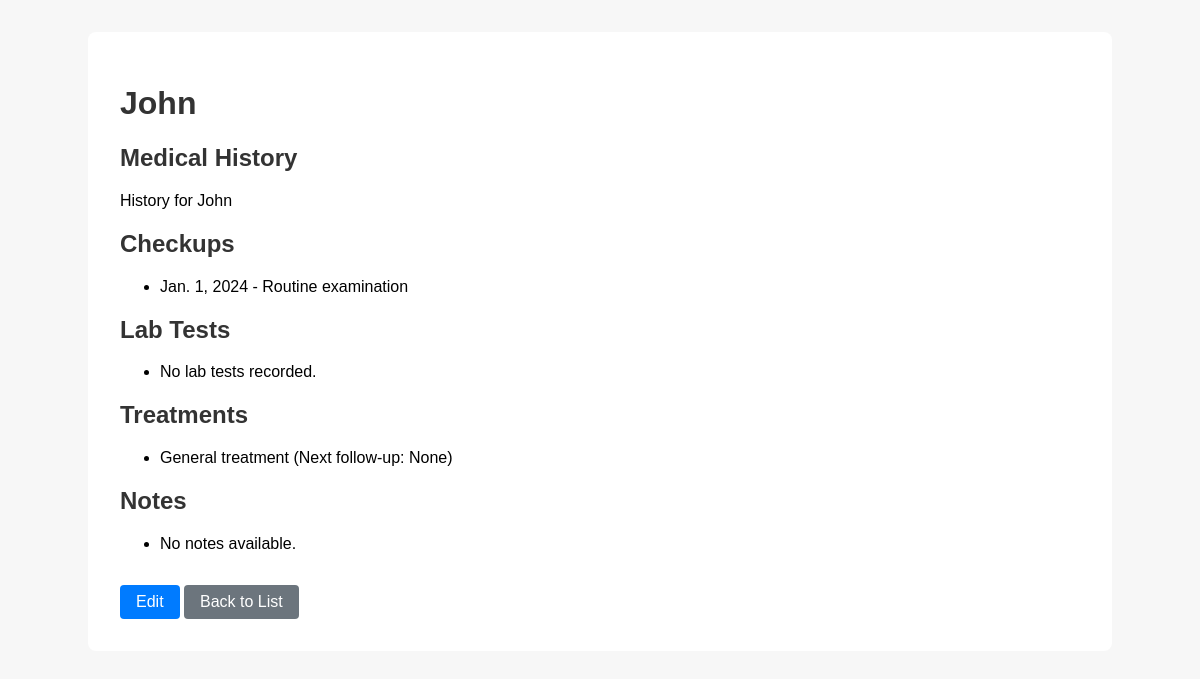
The app's page /patient-app/patients/28/ with its own data.
### patients/models.py (models this page shows, shortened)
class Patient(models.Model):
    patient_name = models.CharField(max_length=200)
    guardian_name = models.CharField(max_length=200)
    age = models.PositiveIntegerField()
    gender = models.CharField(
        max_length=10,
        choices=[("Male", "Male"), ("Female", "Female"), ("Other", "Other")],
    )
    blood_group = models.CharField(
        max_length=10,
        choices=[("AB+", "AB+"), ("A-", "A-"), ("A+", "A+"), ("AB-", "AB-"), ("B-", "B-"), ("B+", "B+"), ("O+","O+"), ("O-","O-")],
    )
    date_of_birth = models.DateField()
    phone_number = PhoneNumberField(unique=True)
    email_address = models.EmailField(max_length=254, unique=True, blank=True, null=True)
    address = models.TextField(blank=True, null=True)

class MedicalHistory(models.Model):
    patient = models.ForeignKey(Patient, on_delete=models.CASCADE, related_name="medical_history")
    past_conditions = models.TextField(blank=True, null=True)
    family_history = models.TextField(blank=True, null=True)
    previous_surgeries = models.TextField(blank=True, null=True)
    allergies = models.TextField(blank=True, null=True)
    def __str__(self):
        return f"History for {self.patient.patient_name}"

class CheckUp(models.Model):
    patient = models.ForeignKey(Patient, on_delete=models.CASCADE, related_name="checkups")
    symptoms = models.TextField(blank=True, null=True)
    current_diagnosis = models.TextField(blank=True, null=True)
    date_of_checkup = models.DateField(blank=True, null=True)
    blood_pressure = models.CharField(max_length=50, blank=True, null=True)
    heart_rate = models.CharField(max_length=50, blank=True, null=True)
    temperature = models.CharField(max_length=50, blank=True, null=True)
    weight = models.CharField(max_length=50, blank=True, null=True)
    height = models.CharField(max_length=50, blank=True, null=True)
    bmi = models.CharField(max_length=50, blank=True, null=True)
    physical_exam_findings = models.TextField(blank=True, null=True)

class TreatmentPlan(models.Model):
    patient = models.ForeignKey(Patient, on_delete=models.CASCADE, related_name="treatments")
    checkup = models.ForeignKey(CheckUp, on_delete=models.SET_NULL, related_name="treatments", blank=True, null=True)
    related_disease = models.CharField(max_length=100, blank=True, null=True)
    assigned_doctor = models.CharField(max_length=100, blank=True, null=True)
    prescribed_medications = models.TextField(blank=True, null=True)
    procedures = models.TextField(blank=True, null=True)
    next_followup_date = models.DateField(blank=True, null=True)
    lifestyle_recommendations = models.TextField(blank=True, null=True)
    physiotherapy_advice = models.TextField(blank=True, null=True)

### patients/views.py (the view)
# urls.py: path('patients/<int:patient_id>/', views.patient_detail, name='patient_detail'),
def patient_detail(request, patient_id):
    patient = get_object_or_404(Patient, id=patient_id)
    medical_history = patient.medical_history.first()
    checkups = patient.checkups.all().order_by('-date_of_checkup')
    lab_tests = patient.labtests.all()
    treatments = patient.treatments.all().order_by('-next_followup_date')
    notes = patient.notes.all()
    context = {
        'patient': patient,
        'medical_history': medical_history,
        'checkups': checkups,
        'lab_tests': lab_tests,
        'treatments': treatments,
        'notes': notes,
    }
    return render(request, 'patient_detail.html', context)

### templates/patient_detail.html (shortened to what this page needs)
<!DOCTYPE html>
<html lang="en">
{% load static %}
<head>
  <link rel="stylesheet" href="{% static 'css/styles.css' %}">
</head>
<body>
  <div class="container">
    <h1>{{ patient.patient_name }}</h1>
    <section>
      <h2>Medical History</h2>
      {% if medical_history %}
        <p>{{ medical_history|linebreaks }}</p>
      {% else %}
        <p>No medical history available.</p>
      {% endif %}
    </section>
    <section>
      <h2>Checkups</h2>
      <ul>
        {% for checkup in checkups %}
          <li>{{ checkup.date_of_checkup }} - {{ checkup.current_diagnosis }}</li>
        {% empty %}
          <li>No checkups recorded.</li>
        {% endfor %}
      </ul>
    </section>
    <section>
      <h2>Lab Tests</h2>
      <ul>
        {% for test in lab_tests %}
          <li>{{ test.lab_results }}</li>
        {% empty %}
          <li>No lab tests recorded.</li>
        {% endfor %}
      </ul>
    </section>
    <section>
      <h2>Treatments</h2>
      <ul>
        {% for t in treatments %}
          <li>{{ t.related_disease }} (Next follow-up: {{ t.next_followup_date }})</li>
        {% empty %}
          <li>No treatments recorded.</li>
        {% endfor %}
      </ul>
    </section>
    <section>
      <h2>Notes</h2>
      <ul>
        {% for note in notes %}
          <li>{{ note.doctor_remarks }}</li>
        {% empty %}
          <li>No notes available.</li>
        {% endfor %}
      </ul>
    </section>
    <a href="{% url 'edit_complete_patient_form' patient.id %}" class="btn">Edit</a>
    <a href="{% url 'patient_list' %}" class="btn secondary">Back to List</a>
  </div>
</body>
</html>

### patients/static/css/styles.css (style rules this page uses)
body { font-family: Arial, sans-serif; background: #f7f7f7; margin: 0; padding: 0; }
.container { width: 80%; margin: 2rem auto; background: #fff; padding: 2rem; border-radius: 8px; }
h1, h2 { color: #333; }
.btn { display: inline-block; padding: 0.5rem 1rem; margin-top: 1rem; background: #007bff; color: white; text-decoration: none; border-radius: 4px; }
.btn.secondary { background: #6c757d; }

### records on screen
Patient: patient_name "John"
MedicalHistory: patient.patient_name "History for John"
CheckUp: date_of_checkup "Jan. 1, 2024", current_diagnosis "Routine examination"
TreatmentPlan: related_disease "General treatment", next_followup_date "None"
